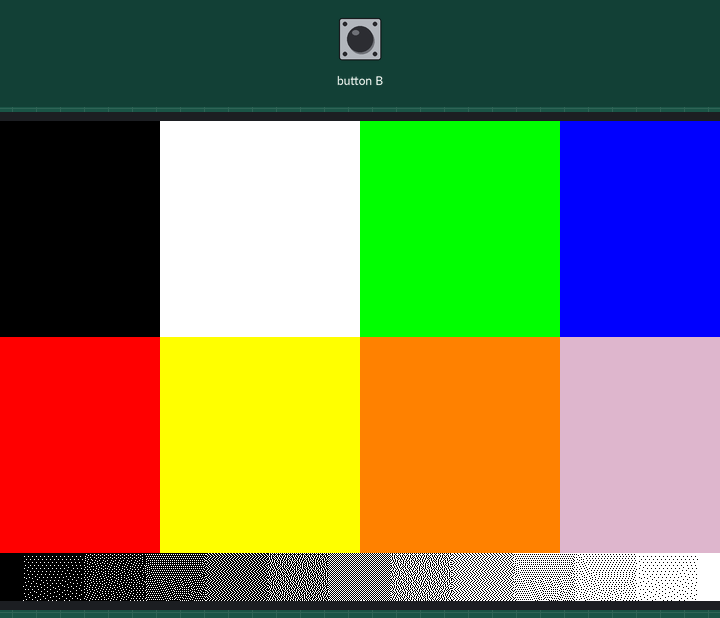
This program was run on a simulated Raspberry Pi Pico running MicroPython. Parts: 800×480 colour display. Inputs (shaded band) come from the test bench; at power-on: button B LOW. The clock reads 2024-03-15 10:24:30 at power-on unless the program sets it; what the program prints to the serial console is not drawn.

Above: at 33.5 s.

The program:

calibrate.py
```python
import time

import inky_layout
from inky_frame import button_b
from picographics import PicoGraphics, DISPLAY_INKY_FRAME_7 as DISPLAY

CHART_SECONDS = 180


def draw_ramp(graphics):
    black, white = 0, 1
    for i in range(inky_layout.RAMP_STEPS):
        x, y, w, h = inky_layout.ramp_step_rect(i)
        level = inky_layout.RAMP_LEVELS[i]
        err_row = [0.0] * (w + 1)
        for ry in range(h):
            err_next = [0.0] * (w + 1)
            reverse = ry & 1
            cols = range(w - 1, -1, -1) if reverse else range(w)
            for rx in cols:
                old = (level / 255.0) * 255 + err_row[rx]
                new = white if old >= 127.5 else black
                graphics.set_pen(new)
                graphics.pixel(x + rx, y + ry)
                err = old - (255.0 if new == white else 0.0)
                if reverse:
                    err_row[rx - 1] += err * 7 / 16 if rx > 0 else 0
                    err_next[rx] += err * 5 / 16
                    err_next[rx + 1] += err * 3 / 16 if rx < w - 1 else 0
                    err_next[rx - 1] += err * 1 / 16 if rx > 0 else 0
                else:
                    err_row[rx + 1] += err * 7 / 16 if rx < w - 1 else 0
                    err_next[rx] += err * 5 / 16
                    err_next[rx - 1] += err * 3 / 16 if rx > 0 else 0
                    err_next[rx + 1] += err * 1 / 16 if rx < w - 1 else 0
            err_row = err_next


def draw_chart(graphics, order):
    for slot, pen in enumerate(order):
        x, y, w, h = inky_layout.cell_rect(slot)
        graphics.set_pen(pen)
        graphics.rectangle(x, y, w, h)
    draw_ramp(graphics)
    graphics.update()


def wait_for_advance(seconds):
    deadline = time.time() + seconds
    while time.time() < deadline:
        if button_b.read():
            return
        time.sleep(0.05)


def main():
    graphics = PicoGraphics(DISPLAY)
    graphics.set_font("bitmap8")
    print("Probe charts: place panel flat on scanner glass for each chart.")
    print("Chart B appears after chart A (button B skips ahead).")
    for name in sorted(inky_layout.CHARTS):
        order = inky_layout.CHARTS[name]
        print(f"displaying chart {name}, slot order {order}")
        draw_chart(graphics, order)
        wait_for_advance(CHART_SECONDS)
    graphics.set_pen(1)
    graphics.clear()
    graphics.update()
    print("done")


main()
```

inky_layout.py
```python
WIDTH = 800
HEIGHT = 480
COLS = 4
ROWS = 2
RAMP_H = 48
RAMP_STEPS = 13
CELL_W = WIDTH // COLS
CELL_H = (HEIGHT - RAMP_H) // ROWS

CHARTS = {
    "A": [0, 1, 2, 3, 4, 5, 6, 7],
    "B": [7, 6, 5, 4, 3, 2, 1, 0],
}

PEN_NAMES = ["black", "white", "green", "blue", "red", "yellow", "orange", "clean"]

# Neutral grey levels shown in the ramp strip (area coverage of white over
# black when fs-dithered); index 0 is solid black, last is solid white.
RAMP_LEVELS = [round(i * 255 / (RAMP_STEPS - 1)) for i in range(RAMP_STEPS)]


def cell_rect(slot):
    row = slot // COLS
    col = slot % COLS
    return (col * CELL_W, row * CELL_H, CELL_W, CELL_H)


def cell_centre(slot):
    x, y, w, h = cell_rect(slot)
    return (x + w // 2, y + h // 2)


def ramp_step_rect(step):
    w = WIDTH / RAMP_STEPS
    return (round(step * w), HEIGHT - RAMP_H, max(1, round(w)), RAMP_H)


def ramp_step_centre(step):
    x, y, w, h = ramp_step_rect(step)
    return (x + w // 2, y + h // 2)
```
